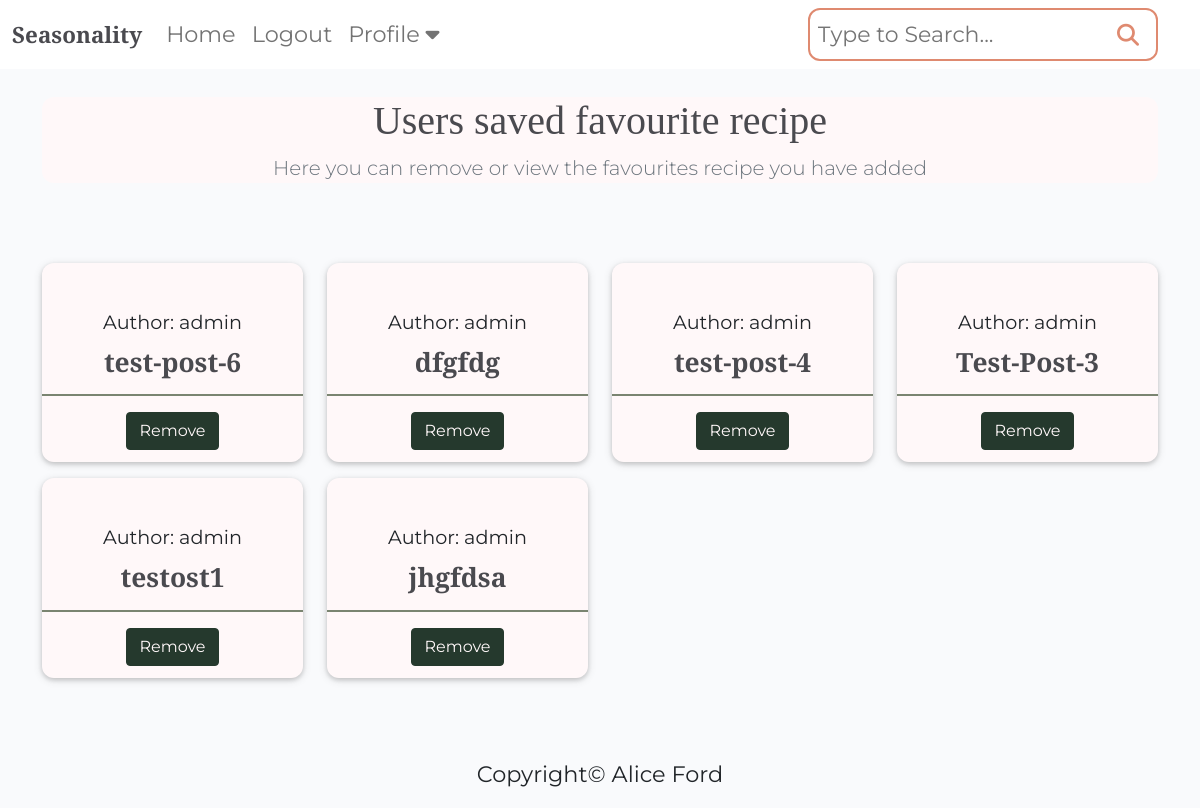
The app's page /profile/profiles/favourites/ (signed in), older data.
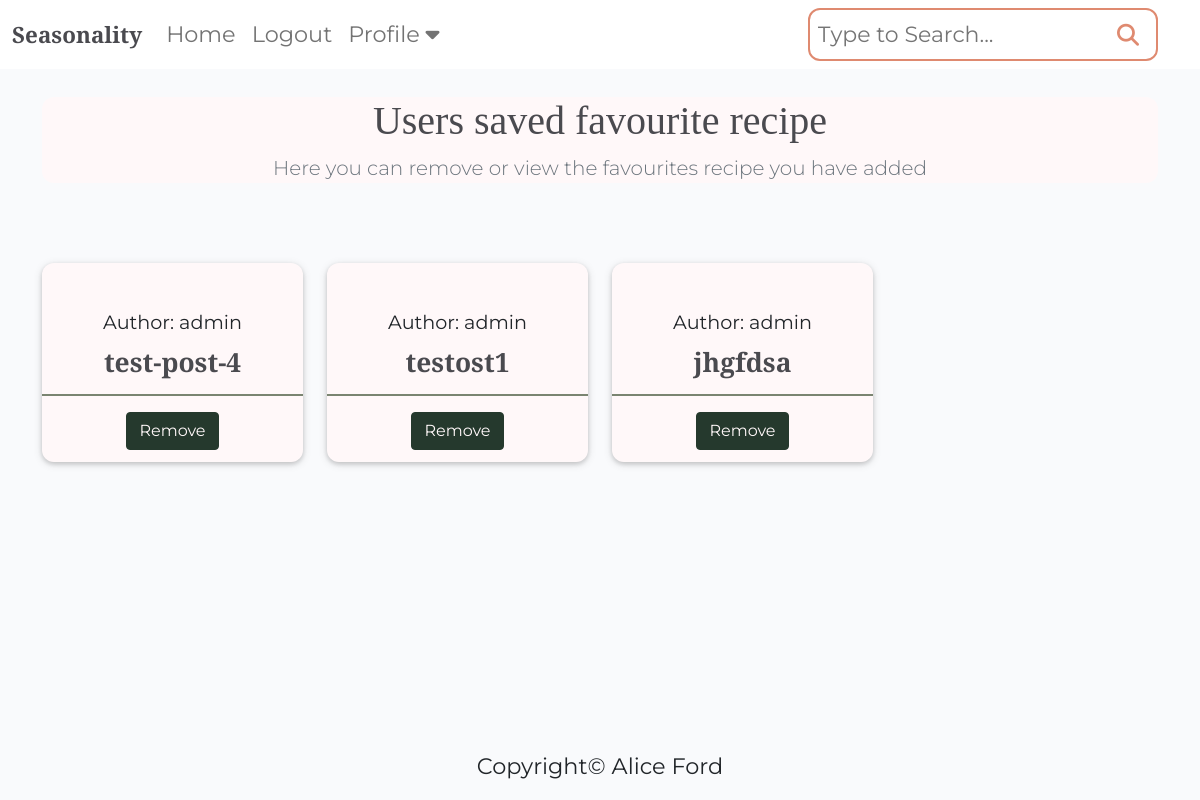
The same page, newer data.
### recipebook/models.py (models this page shows, shortened)
class Recipe(models.Model):
    class NewManager(models.Manager):
        def get_queryset(self):
            return super().get_queryset() .filter()
    title = models.CharField(max_length=200, unique=True)
    slug = models.SlugField(max_length=200, unique=True)
    author = models.ForeignKey(
        User, on_delete=models.CASCADE, related_name="recipes"
    )
    diet = models.ForeignKey(
        Diet, on_delete=models.CASCADE, default=True, null=False)
    season = models.ForeignKey(
        Season, on_delete=models.CASCADE, default=True, null=False)
    featured_image = CloudinaryField('image', default='placeholder')
    updated_on = models.DateTimeField(auto_now=True)
    content = models.TextField()
    created_on = models.DateTimeField(auto_now_add=True)
    status = models.IntegerField(choices=STATUS, default=0)
    ingredients = models.TextField(default='placeholder')
    calories = models.IntegerField(default=0)
    fat = models.IntegerField(default=0)
    protein = models.IntegerField(default=0)
    carbs = models.IntegerField(default=0)
    servs = models.IntegerField(default=0)
    favourites = models.ManyToManyField(
        User, related_name='favourite', default=None, blank=True)
    objects = models.Manager()
    newmanager = NewManager()
    class Meta:
        ordering = ["-created_on"]

### profiles/views.py (the view)
# urls.py: path('profiles/favourites/', views.favourites, name='favourites'),
@login_required
def favourites(request):
    new = Recipe.newmanager.filter(favourites=request.user)
    return render(request, 'favourites.html', {'new': new})

### profiles/templates/favourites.html (shortened to what this page needs)
{% extends "base/base.html" %}
{% block content %}
<div class="container">
    <section class="jumbotron text-center">
        <div class="container">
            <h1>Users saved favourite recipe</h1>
            <p class="lead text-muted">Here you can remove or view the favourites recipe you have added</p>
        </div>
    </section>
</div>
<div class="container-fluid">
    <div class="container text-center my-3">
        <div class="row py-5">
            {% for recipe in new %}
            <div class="col-md-3 mt-3">
                <div class="card md-3">
                    <div class="card-body">
                        <div class="image-flash">
                            <p class="author">Author: {{ recipe.author }}</p>
                        </div>
                    </div>
                    <h3 class="card-title">{{ recipe.title }}</h3>
                    <hr class="card-hr" />
                    <a href="{% url 'favourite_add' recipe.id %}" class="btn btn-remove">Remove</a>
                </div>
            </div>
            {% endfor %}
        </div>
    </div>
</div>
{% endblock %}

Row changes from the older to the newer data that the page shows:
removed Recipe: author "admin", title "test-post-6"
no longer on this page (row unchanged): Recipe: author "admin", title "dfgfdg"
no longer on this page (row unchanged): Recipe: author "admin", title "Test-Post-3"
